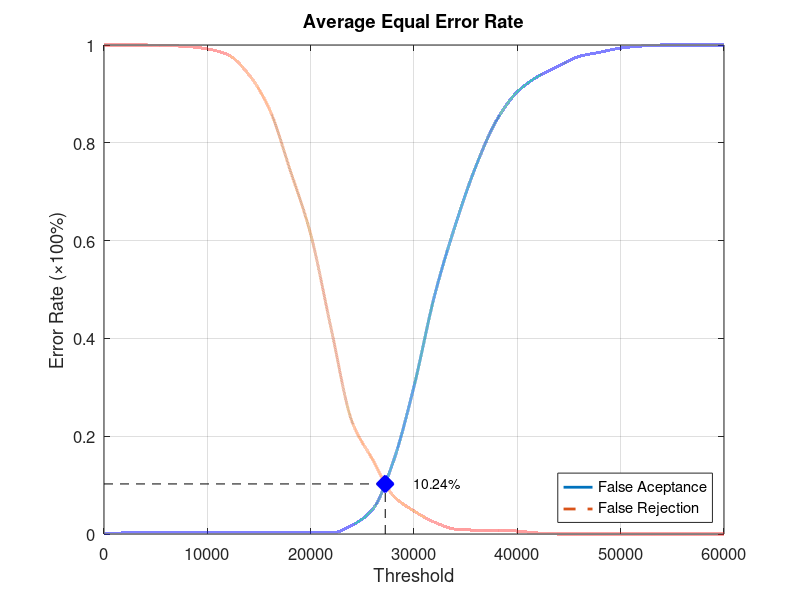
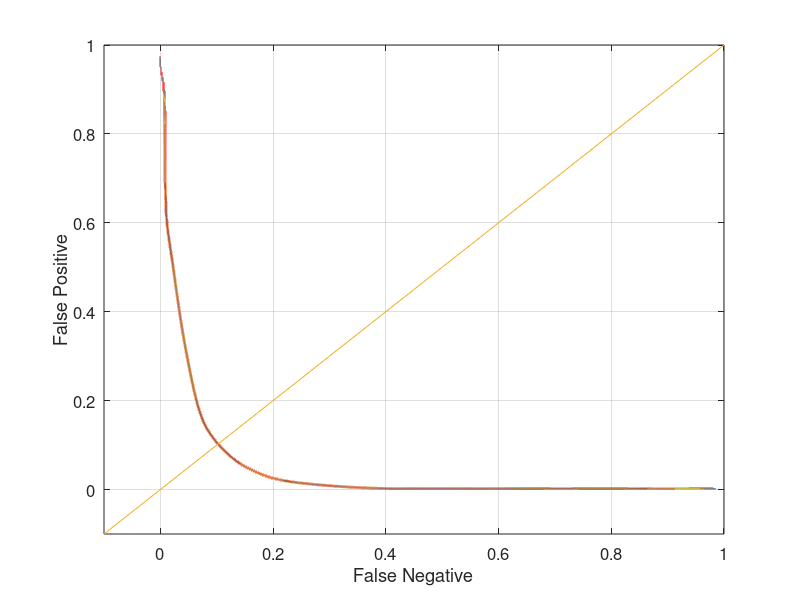

Write MATLAB code to recreate these figures, in order.
function yEER = Database1Average
close all;
clear;
clc;
x = 0:2000:60000;
xq = 0:0.5:60000;

y0 = [0 0.00210526 0.00210526 0.00210526 0.00210526 0.00210526 0.00210526 0.00210526 0.00210526 0.00210526 0.00210526 0.00210526 0.0178947 0.0505263 0.148421 0.302105 0.488421 0.631579 0.752632 0.846316 0.90421 0.935789 0.956842 0.976842 0.985263 0.993684 0.997895 1 1 1 1];
yy0 = interp1(x, y0, xq, 'pchip');
y1 = [1 1 1 0.999 0.997 0.992 0.98 0.94 0.869 0.745 0.613 0.418 0.23 0.152 0.078 0.047 0.024 0.01 0.008 0.008 0.006 0.002 0 0 0 0 0 0 0 0 0];
yy1 = interp1(x, y1, xq, 'pchip');

% Calculating EER: 
y2 = abs(y0 - y1);
find(y2 == min(y2))
yy2 = abs(yy0 - yy1);
xEER = find(yy2 == min(yy2));
xEERIndex = xq(xEER) % X-axis EER
yEER = yy0(xEER) % Y-axis EER

main = figure
plot(xq, yy0,'-','LineWidth', 2);	hold on
plot(xq, yy1,'--','LineWidth', 2);	hold on
plot([xEERIndex xEERIndex], [0 yEER], 'k--');	hold on
plot([0 xEERIndex], [yEER yEER], 'k--');	hold on
plot(xEERIndex, yEER, 'bx', 'LineWidth', 10);	hold on
text(xEERIndex + 10 * xEERIndex / 100, yEER, [num2str(round((10000 * yEER)) / 100) '%'])
legend('False Aceptance', 'False Rejection', 'Location', 'SouthEast')
xlabel('Threshold')
ylabel('Error Rate (\times100%)')
title('Average Equal Error Rate')
set(gca, 'FontSize', 12)
axis([0 60000 0 1])
grid on

print(main, 'Database1AverageMain', '-dpng');
FNRxFPR = figure('Color', [1 1 1]);
plot(yy1, yy0, '-', yy1, yy0, 'LineWidth', 2);
hold on
y = -0.1:0.1:1
plot(y, y); 
set(gca, 'FontSize', 12)
xlabel('False Negative')
ylabel('False Positive')
axis([-0.1 1 -0.1 1])
set(gca, 'FontSize', 12)
grid on

print(FNRxFPR, 'Database1AverageFNRxFPR','-dpng');
end
